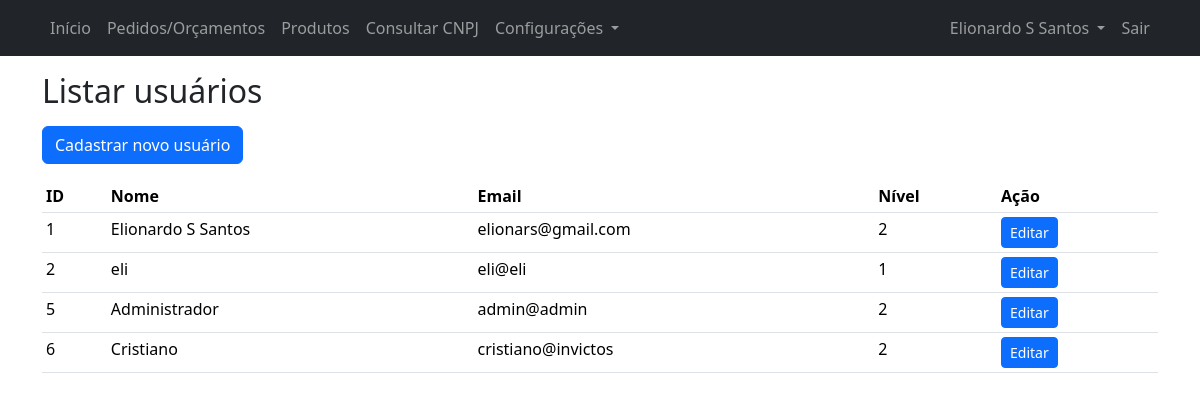
The page /listar_usuarios.php (signed in) on the database its author committed.
### tables this page shows
CREATE TABLE users (
    `id` INTEGER PRIMARY KEY AUTOINCREMENT,
    `name` TEXT NOT NULL,
    `email` TEXT NOT NULL UNIQUE,
    `level` INT NOT NULL,
    "deleted" INT NOT NULL,
    `password` VARCHAR NOT NULL
, created_by INTEGER, created_at TEXT, deleted_by INTEGER, deleted_at TEXT);

### listar_usuarios.php (the view, shortened to what this page needs)
<!DOCTYPE html>
<html lang="pt-br">
<head>
    <?php require('partials/head.php'); ?>
</head>
<body>
    <?php
        require('partials/navbar.php');
    ?>
    <div class="container my-3">
        <h2>Listar usuários</h2>
    </div>
    <div class="container my-3">
        <a href="cadastrar_usuario.php" class="btn btn-primary" role="button">Cadastrar novo usuário</a>
    </div>
    <div class="container my-3">
        <?php
            usersListing();
            function usersListing() {
                require('config/connection.php');
                $sql = "SELECT `id`,`name`,`email`,`level` FROM `users` WHERE `deleted` = :deleted";
                $stmt = $pdo->prepare($sql);
                $stmt->bindValue(':deleted', 0);
                $stmt->execute();
                $result = $stmt->fetchAll(PDO::FETCH_ASSOC);
        ?>
                <div>
                    <table class="table table-sm">
                        <thead>
                            <tr>
                                <th scope="col">ID</th>
                                <th scope="col">Nome</th>
                                <th scope="col">Email</th>
                                <th scope="col">Nível</th>
                                <th scope="col">Ação</th>
                            </tr>
                        </thead>
                        <tbody>
                            <tr>
                                <?php
                                    if($result) {
                                        foreach($result as $row) {
                                            $userId = $row['id'];
                                            $userName = $row['name'];
                                            $userEmail = $row['email'];
                                            $userStatus = $row['level'];
                                            echo "<tr>";
                                            echo "<td>$userId</td>";
                                            echo "<td>$userName</td>";
                                            echo "<td>$userEmail</td>";
                                            echo "<td>$userStatus</td>";
                                            echo "<td><a href=\"editar_usuario.php?id=$userId\" class=\"btn btn-primary btn-sm\">Editar</a></td>";
                                            echo "</tr>";
                                        }
                                    }
                                ?>
                            </tr>
                        </tbody>
                    </table>
                </div>
        <?php
            }
        ?>
    </div>
</body>
</html>

### rows shown on the page
users: id "1", name "Elionardo S Santos", email "elionars@gmail.com", level "2"
users: id "2", name "eli", email "eli@eli", level "1"
users: id "5", name "Administrador", email "admin@admin", level "2"
users: id "6", name "Cristiano", email "cristiano@invictos", level "2"

### other values the page prints
$_SESSION['loggedUserName'] "Elionardo S Santos"
